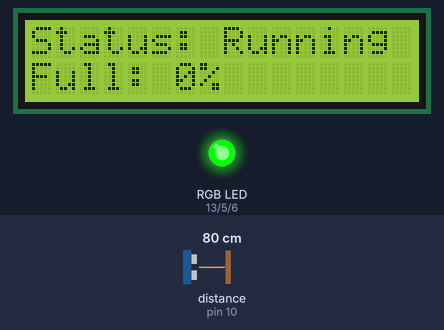
Recording of a sketch running on a simulated Arduino Uno, built with avr-gcc and run on an emulated ATmega328P. Shown: 16×2 character LCD, an RGB LED mixed from three pins (HIGH = lit). Wiring (inferred from the names in the program): ultrasonic range finder: trigger pin 9; echo pin 10. The inputs (shaded band) are chosen by the test bench; at power-on: distance to the obstacle (sensor on pin 10) 80 cm. The echo pulse lasts 58.3 µs per cm; pins used as bus, display or sensor lines are not drawn; what the sketch prints to the serial monitor is not drawn.

Above: at 2.2 s.
2.3 s: distance to the obstacle (sensor on pin 10) set to 24 cm
At 3.5 s:
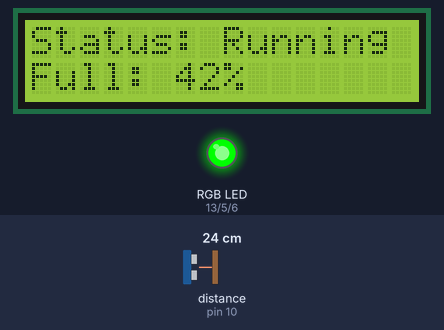
4.1 s: distance to the obstacle (sensor on pin 10) set to 19 cm
At 5.3 s:
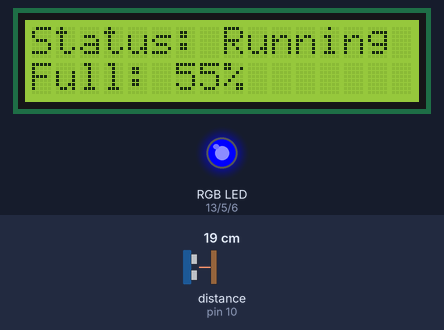
5.6 s: distance to the obstacle (sensor on pin 10) set to 8 cm
At 5.9 s:
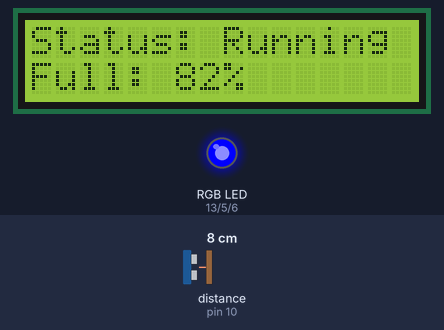
7.1 s: distance to the obstacle (sensor on pin 10) set to 5 cm
At 7.6 s:
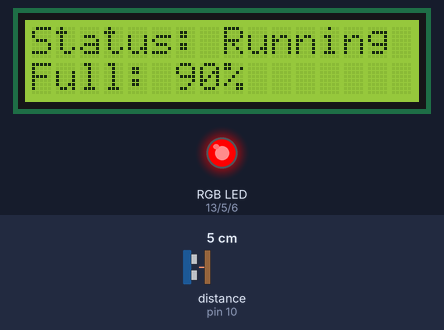
8.6 s: distance to the obstacle (sensor on pin 10) set to 60 cm
At 9.5 s:
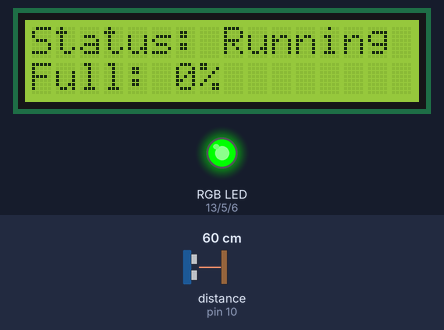
Timing chart, 0 to 11.1 s (numbered marks = the images above; inputs shaded):
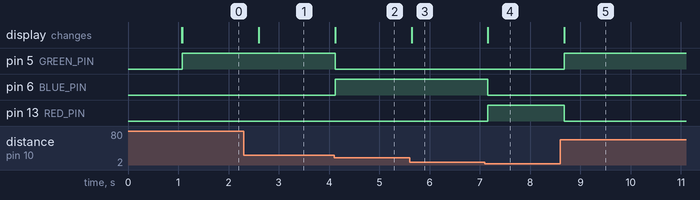

Measured:
- the behaviour switches between 22 and 21 cm on distance to the obstacle (sensor on pin 10) (found by bisection; images 1 and 2)
- the behaviour switches between 7 and 6 cm on distance to the obstacle (sensor on pin 10) (found by bisection; images 3 and 4)
- after the input at 2.3 s, the display: changes after 0.30 s (image 1)
- after the input at 4.1 s, pin 5 (GREEN_PIN): HIGH → LOW at once; pin 6 (BLUE_PIN): LOW → HIGH at once; the display: changes at once (image 2)
- after the input at 5.6 s, the display: changes at once (image 3)
- after the input at 7.1 s, pin 6 (BLUE_PIN): HIGH → LOW after 0.06 s; pin 13 (RED_PIN): LOW → HIGH after 0.06 s; the display: changes after 0.06 s (image 4)
- after the input at 8.6 s, pin 5 (GREEN_PIN): LOW → HIGH after 0.08 s; pin 13 (RED_PIN): HIGH → LOW after 0.08 s; the display: changes after 0.08 s (image 5)

The sketch:

smart_trash_can.ino
```cpp
// Smart Trash Can - Arduino Uno project
// Measures bin fill level with HC-SR04 and shows status via LCD + RGB LED
// Full project description: see README.md

#include <LiquidCrystal.h>

// HC-SR04 pins
#define TRIG_PIN 9
#define ECHO_PIN 10

// RGB LED pins
#define RED_PIN 13
#define GREEN_PIN 5
#define BLUE_PIN 6

// I measured the bin depth with a ruler, it is about 40 cm from the sensor to the bottom
#define BIN_DEPTH 40

LiquidCrystal lcd(12, 11, 7, 4, 3, 2);

void setup() {
  Serial.begin(9600); // I use this for debugging while testing the sensor

  pinMode(TRIG_PIN, OUTPUT);
  pinMode(ECHO_PIN, INPUT);
  pinMode(RED_PIN, OUTPUT);
  pinMode(GREEN_PIN, OUTPUT);
  pinMode(BLUE_PIN, OUTPUT);

  lcd.begin(16, 2);
  lcd.setCursor(0, 0);
  lcd.print("Smart Trash Can");
  lcd.setCursor(0, 1);
  lcd.print("Initializing...");
  delay(1000);
  lcd.clear();
}

void loop() {
  digitalWrite(TRIG_PIN, LOW);
  delayMicroseconds(2);
  digitalWrite(TRIG_PIN, HIGH);
  delayMicroseconds(10);
  digitalWrite(TRIG_PIN, LOW);

  long duration = pulseIn(ECHO_PIN, HIGH);
  // Serial.print("duration: "); Serial.println(duration); // I used this while testing

  int distance = duration * 0.034 / 2; // 0.034 is the speed of sound in cm per microsecond

  // Sometimes the sensor gives strange values, so I keep the distance inside the bin range
  if (distance > BIN_DEPTH) {
    distance = BIN_DEPTH;
  }
  if (distance < 0) {
    distance = 0;
  }

  int fullPercentage = ((BIN_DEPTH - distance) * 100) / BIN_DEPTH;

  Serial.print("Distance: ");
  Serial.print(distance);
  Serial.print(" cm | Trash Full: ");
  Serial.print(fullPercentage);
  Serial.println("%");

  lcd.setCursor(0, 0);
  lcd.print("Status: Running ");

  lcd.setCursor(0, 1);
  lcd.print("Full: ");
  lcd.print(fullPercentage);
  lcd.print("%   "); // I added spaces here to remove old numbers from the screen

  // I use green when the bin is empty, blue when it is filling, and red when it is full
  if (fullPercentage < 50) {
    digitalWrite(RED_PIN, LOW);
    digitalWrite(GREEN_PIN, HIGH);
    digitalWrite(BLUE_PIN, LOW);
  }
  else if (fullPercentage <= 85) {
    digitalWrite(RED_PIN, LOW);
    digitalWrite(GREEN_PIN, LOW);
    digitalWrite(BLUE_PIN, HIGH);
  }
  else {
    digitalWrite(RED_PIN, HIGH);
    digitalWrite(GREEN_PIN, LOW);
    digitalWrite(BLUE_PIN, LOW);
  }

  // TODO: Maybe I will add a buzzer when the bin goes above 85%, I need to check if I have a free pin
  delay(500);
}
```
